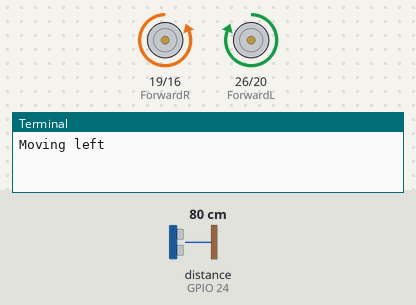
Recording of a program running on a simulated Raspberry Pi (BCM pin numbers), started with the argument left. On the bench: motor-driver pin pairs drawn as motors (green arrow = first pin HIGH = forward, orange = second pin HIGH = backward, longer = more drive), the last lines printed to the terminal. Inputs (shaded band) come from the test bench; at power-on: distance to the obstacle (sensor on GPIO 24) 80 cm. The echo pulse lasts 58.3 µs per cm; the clock reads 2024-03-15 10:24:30 at power-on unless the program sets it. At 1.0 s the program stops and its outputs stay as they are.

Above: at 0.1 s.
At 1.1 s:
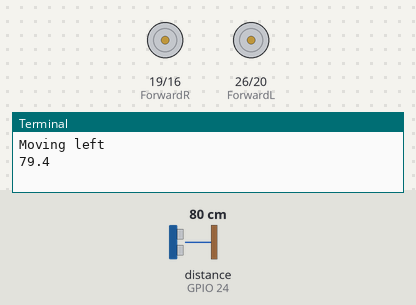
Timing chart, 0 to 2.5 s (numbered marks = the images above):
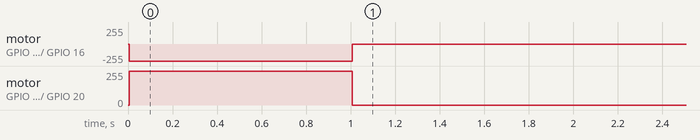

The program:

raspi.py
```python
import sys
import time
import RPi.GPIO as GPIO
import argparse
import time

parser = argparse.ArgumentParser()
parser.add_argument("turn")
args = parser.parse_args()

## ------ ###

GPIO.setmode(GPIO.BCM)

Trig = 23          # Entree Trig du HC-SR04 branchee au GPIO 23
Echo = 24         # Sortie Echo du HC-SR04 branchee au GPIO 24

GPIO.setup(Trig, GPIO.OUT)
GPIO.setup(Echo, GPIO.IN)

GPIO.output(Trig, False)
GPIO.output(Trig, True)
time.sleep(0.00001)
GPIO.output(Trig, False)

while GPIO.input(Echo) == 0:  # Emission de l'ultrason
    debutImpulsion = time.time()

while GPIO.input(Echo) == 1:  # Retour de l'Echo
    finImpulsion = time.time()

distance = round((finImpulsion - debutImpulsion) * 340 *
                 100 / 2, 1)  # Vitesse du son = 340 m/s

#----#

ForwardL=26
BackwardL=20
ForwardR=19
BackwardR=16
sleeptime=1


GPIO.setup(ForwardL, GPIO.OUT)
GPIO.setup(BackwardL, GPIO.OUT)
GPIO.setup(BackwardR, GPIO.OUT)
GPIO.setup(ForwardR, GPIO.OUT)

def forward(x):
	GPIO.output(ForwardL, GPIO.HIGH) # Envoyer une impulsion avant sur les moteurs de gauche
	GPIO.output(ForwardR, GPIO.HIGH) # Envoyer une impulsion avant sur les moteurs de droite
	print("Moving Forward")
	time.sleep(x)
	GPIO.output(ForwardL, GPIO.LOW) # arrêter une impulsion avant sur les moteurs de gauche
	GPIO.output(ForwardR, GPIO.LOW) # arrêter une impulsion avant sur les moteurs de droite

def reverse(x):
	GPIO.output(BackwardL, GPIO.HIGH)
	GPIO.output(BackwardR, GPIO.HIGH)
	print("Moving Backward")
	time.sleep(x)
	GPIO.output(BackwardL, GPIO.LOW)
	GPIO.output(BackwardR, GPIO.LOW)

def left(x):
    GPIO.output(ForwardL, GPIO.HIGH)
    GPIO.output(BackwardR, GPIO.HIGH)
    print("Moving left")
    time.sleep(x)
    GPIO.output(ForwardL, GPIO.LOW)
    GPIO.output(BackwardR, GPIO.LOW)


def right(x):
    GPIO.output(BackwardL, GPIO.HIGH)
    GPIO.output(ForwardR, GPIO.HIGH)
    print("Moving right")
    time.sleep(x)
    GPIO.output(BackwardL, GPIO.LOW)
    GPIO.output(ForwardR, GPIO.LOW)

if(args.turn == "left" ): # Appele la fonction "tourner a gauche" pour tourner a gauche
    left(1)

if(args.turn == "right"):
    right(1)

if(args.turn == "down"):
    reverse(1)

print(distance)

if(args.turn == "up" and distance >= 10):
    forward(1)


GPIO.cleanup()
```
